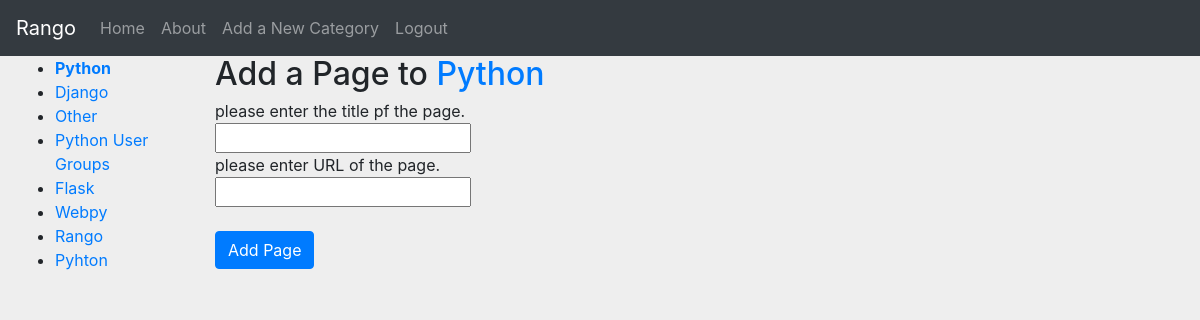
Page /rango/category/python/add_page (signed in) on the committed database.
### rango/models.py (models this page shows, shortened)
class Category(models.Model):
    name = models.CharField(max_length=128, unique=True)
    views = models.IntegerField(default=0)
    likes = models.IntegerField(default=0)
    slug = models.SlugField(unique=True)
    class Meta:
        verbose_name_plural = 'Categories'

### rango/views.py (the view, shortened to what this page needs)
# urls.py: url(r'^category/(?P<category_name_slug>[\w\-]+)/add_page$', views.add_page, name='add_page'),
@login_required
def add_page(request, category_name_slug):
    try:
        category = Category.objects.get(slug=category_name_slug)
    except Category.DoesNotExist:
        category = None
    form = PageForm()
    context_dict = {'form': form, 'category': category}
    return render(request, 'rango/add_page.html', context_dict)

### rango/forms.py (shortened to what this page needs)
class PageForm(forms.ModelForm):
    title = forms.CharField(max_length=128, help_text="please enter the title pf the page.")
    url = forms.URLField(max_length=200, help_text="please enter URL of the page.")
    views = forms.IntegerField(widget=forms.HiddenInput(), initial=0)
    class Meta:
        model = Page
        exclude = ('category',)

### rango/templatetags/rango_template_tags.py (called while the page is built)
@register.inclusion_tag('rango/cats.html')
def get_category_list(cat=None):
    return {'cats': Category.objects.all(),
            'act_cat': cat}

### templates/rango/add_page.html (shortened to what this page needs)
{% extends 'rango/base.html' %}
{% load staticfiles %}
{% block body_block %}
    {% if category %}
        <form role="form" id="page_form" method="post" action="/rango/category/{{ category.slug }}/add_page/">
            <h2 class="form-signin-heading"> Add a Page to
                <a href="/rango/category/{{ category.slug }}/">
                    {{ category.name }}</a></h2> {% csrf_token %}
            {% for field in form.visible_fields %}
                {{ field.help_text }}<br/>
                {{ field }}<br/>
            {% endfor %}
            <br/>
            <button class="btn btn-primary"
                    type="submit" name="submit">
                Add Page
            </button>
        </form>
    {% else %}
        <p>This is category does not exist.</p>
    {% endif %}
{% endblock %}

### templates/rango/cats.html
<ul>
    {% if cats %}
        {% for c in cats %}
            {% if c == act_cat %}
                <li><strong><a href="{% url 'rango:show_category' c.slug %}">{{ c.name }}</a></strong></li>
            {% else %}
                <li><a href="{% url 'rango:show_category' c.slug %}">{{ c.name }}</a></li>
            {% endif %}
        {% endfor %}
    {% else %}
        <li><strong>There are no categories present.</strong></li>
    {% endif %}
</ul>

### rows in the picture
Category: name "Python"
Category: name "Django"
Category: name "Other"
Category: name "Python User Groups"
Category: name "Flask"
Category: name "Webpy"
Category: name "Rango"
Category: name "Pyhton"

### other values in the picture
{{ field.help_text }} "please enter the title pf the page." "please enter URL of the page."
